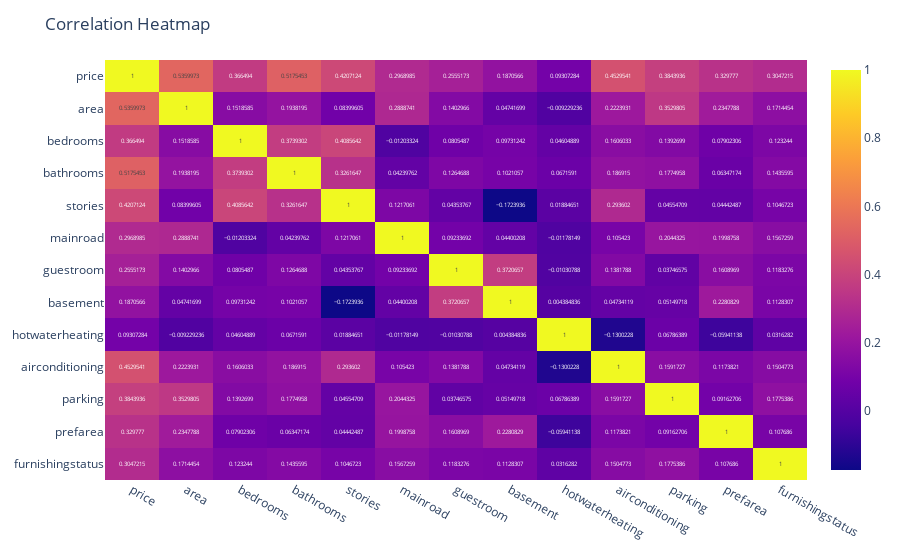

Notebook cell for this chart:
### Code cell
heatmap = px.imshow(
    corr,
    text_auto=True,       
    aspect="auto"     
)

heatmap.update_layout(
    title="Correlation Heatmap"
)

### Figure 1 — Plotly figure (JSON) as saved in the notebook; plotly's stock layout.template omitted (floating-point values rounded to 4 significant figures; data arrays with more than 128 entries replaced by an {"elided": "..."} marker saying what was removed)
{"data": [{"coloraxis": "coloraxis", "hovertemplate": "x: %{x}<br>y: %{y}<br>color: %{z}<extra></extra>", "name": "0", "texttemplate": "%{z}", "type": "heatmap", "x": ["price", "area", "bedrooms", "bathrooms", "stories", "mainroad", "guestroom", "basement", "hotwaterheating", "airconditioning", "parking", "prefarea", "furnishingstatus"], "xaxis": "x", "y": ["price", "area", "bedrooms", "bathrooms", "stories", "mainroad", "guestroom", "basement", "hotwaterheating", "airconditioning", "parking", "prefarea", "furnishingstatus"], "yaxis": "y", "z": {"elided": "13x13 float values"}}], "layout": {"coloraxis": {"colorscale": [[0, "#0d0887"], [0.1111, "#46039f"], [0.2222, "#7201a8"], [0.3333, "#9c179e"], [0.4444, "#bd3786"], [0.5556, "#d8576b"], [0.6667, "#ed7953"], [0.7778, "#fb9f3a"], [0.8889, "#fdca26"], [1, "#f0f921"]]}, "margin": {"t": 60}, "title": {"text": "Correlation Heatmap"}, "xaxis": {"anchor": "y", "domain": [0, 1]}, "yaxis": {"anchor": "x", "autorange": "reversed", "domain": [0, 1]}}}
